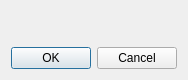
<?xml version="1.0" encoding="UTF-8"?>
<ui version="4.0">
 <class>AuthenticationDialog</class>
 <widget class="QDialog" name="AuthenticationDialog">
  <property name="windowModality">
   <enum>Qt::ApplicationModal</enum>
  </property>
  <property name="geometry">
   <rect>
    <x>0</x>
    <y>0</y>
    <width>176</width>
    <height>80</height>
   </rect>
  </property>
  <property name="sizePolicy">
   <sizepolicy hsizetype="Preferred" vsizetype="Fixed">
    <horstretch>0</horstretch>
    <verstretch>0</verstretch>
   </sizepolicy>
  </property>
  <property name="windowTitle">
   <string>Authetication</string>
  </property>
  <property name="modal">
   <bool>true</bool>
  </property>
  <layout class="QVBoxLayout" name="mainLayout">
   <item>
    <widget class="QLabel" name="lblText">
     <property name="text">
      <string/>
     </property>
     <property name="wordWrap">
      <bool>true</bool>
     </property>
    </widget>
   </item>
   <item>
    <widget class="QDialogButtonBox" name="buttonBox">
     <property name="orientation">
      <enum>Qt::Horizontal</enum>
     </property>
     <property name="standardButtons">
      <set>QDialogButtonBox::Cancel|QDialogButtonBox::Ok</set>
     </property>
    </widget>
   </item>
  </layout>
 </widget>
 <resources/>
 <connections>
  <connection>
   <sender>buttonBox</sender>
   <signal>accepted()</signal>
   <receiver>AuthenticationDialog</receiver>
   <slot>accept()</slot>
   <hints>
    <hint type="sourcelabel">
     <x>248</x>
     <y>254</y>
    </hint>
    <hint type="destinationlabel">
     <x>157</x>
     <y>274</y>
    </hint>
   </hints>
  </connection>
  <connection>
   <sender>buttonBox</sender>
   <signal>rejected()</signal>
   <receiver>AuthenticationDialog</receiver>
   <slot>reject()</slot>
   <hints>
    <hint type="sourcelabel">
     <x>316</x>
     <y>260</y>
    </hint>
    <hint type="destinationlabel">
     <x>286</x>
     <y>274</y>
    </hint>
   </hints>
  </connection>
 </connections>
</ui>
